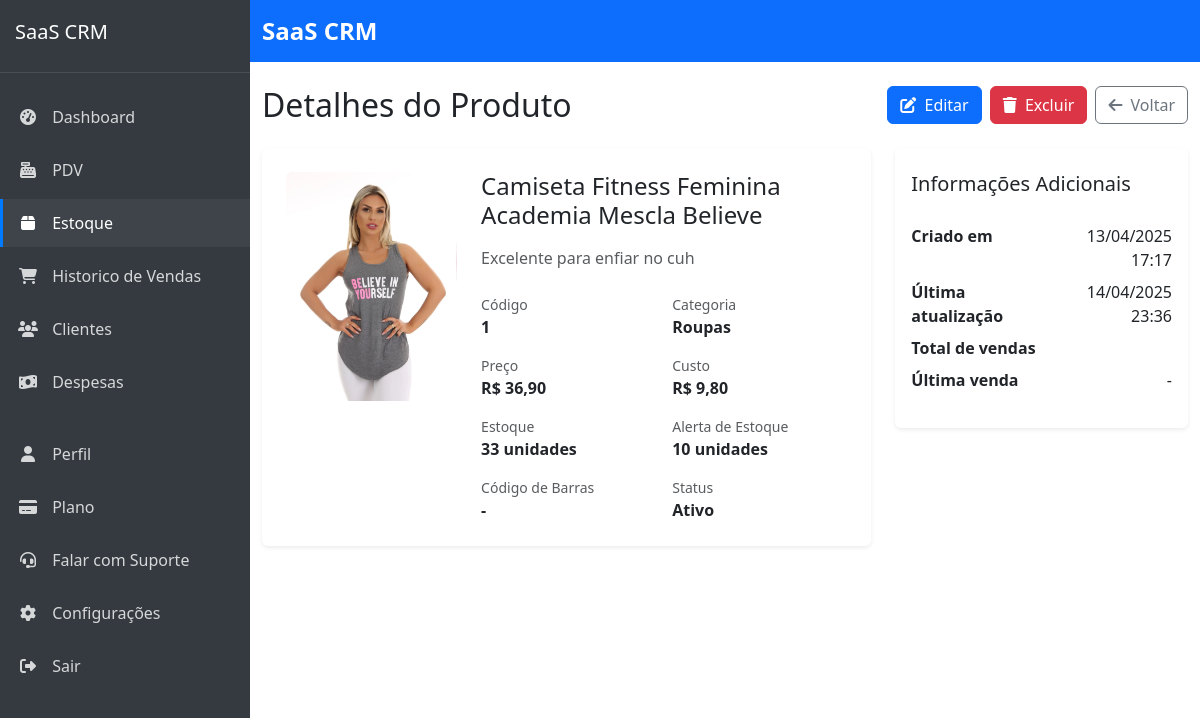
The app's page /produtos/2/ (signed in), older data.
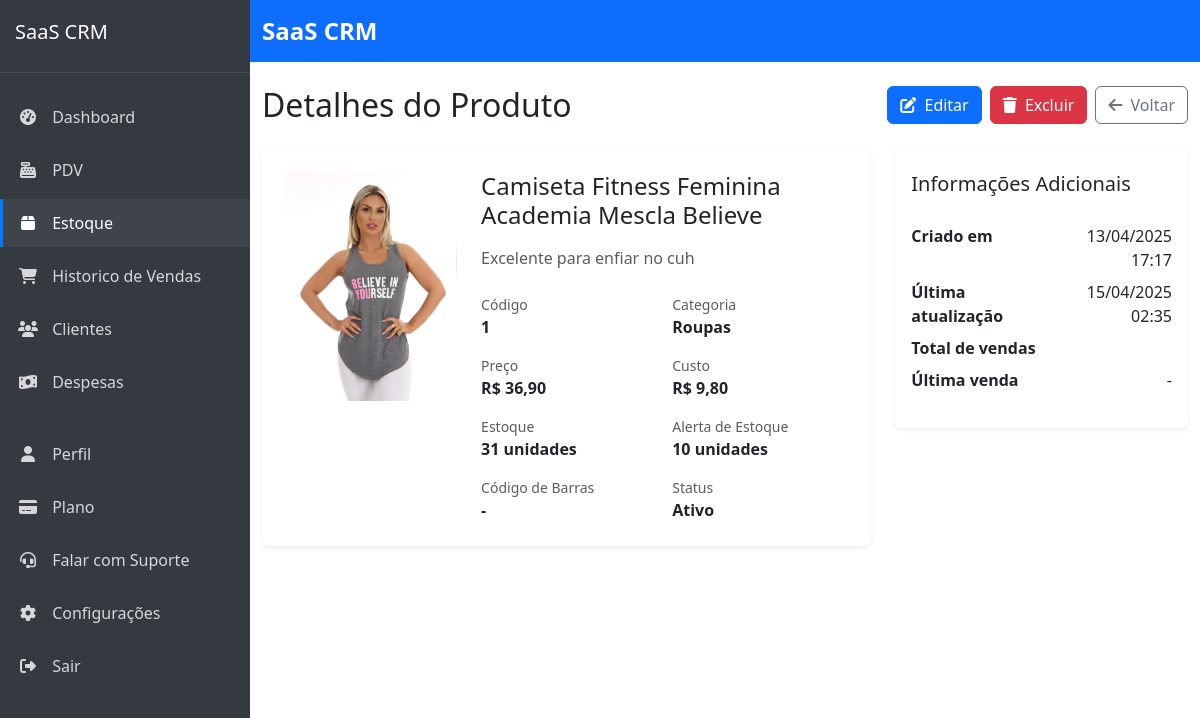
The same page, newer data.
### products/models.py (models this page shows, shortened)
class Product(models.Model):
    company = models.ForeignKey(Company, on_delete=models.CASCADE, verbose_name='Empresa', related_name='products')
    name = models.CharField('Nome', max_length=100)
    code = models.CharField('Código', max_length=50, unique=True, blank=True, null=True)
    description = models.TextField('Descrição', blank=True, null=True)
    category = models.ForeignKey(Category, on_delete=models.CASCADE, verbose_name='Categoria', related_name='products')
    price = models.DecimalField('Preço', max_digits=10, decimal_places=2)
    cost = models.DecimalField('Custo', max_digits=10, decimal_places=2)
    stock_quantity = models.PositiveIntegerField('Quantidade em estoque', default=0)
    stock_alert_level = models.PositiveIntegerField('Nível de alerta de estoque', default=10)
    barcode = models.CharField('Código de barras', max_length=100, blank=True, null=True)
    image = models.ImageField('Imagem', upload_to='products/', blank=True, null=True)
    is_active = models.BooleanField('Ativo', default=True)
    has_variations = models.BooleanField('Possui variações', default=False)
    created_at = models.DateTimeField('Criado em', auto_now_add=True)
    updated_at = models.DateTimeField('Atualizado em', auto_now=True)
    class Meta:
        verbose_name = 'Produto'
        verbose_name_plural = 'Produtos'
        ordering = ['name']
        unique_together = [['company', 'code'], ['company', 'barcode']]  # Prevent duplicate codes/barcodes within same company

class Category(models.Model):
    company = models.ForeignKey(Company, on_delete=models.CASCADE, verbose_name='Empresa', related_name='categories')
    name = models.CharField('Nome', max_length=100)
    description = models.TextField('Descrição', blank=True, null=True)
    created_at = models.DateTimeField('Criado em', auto_now_add=True)
    updated_at = models.DateTimeField('Atualizado em', auto_now=True)
    class Meta:
        verbose_name = 'Categoria'
        verbose_name_plural = 'Categorias'
        ordering = ['name']
        unique_together = ['company', 'name']  # Prevent duplicate category names within same company

### products/views.py (the view)
# urls.py: path('<int:pk>/', views.product_detail, name='product_detail'),
@login_required
def product_detail(request, pk):
    product = get_object_or_404(Product, pk=pk, company=request.user.company)
    if product.cost and product.cost > 0:
        margin = ((product.price - product.cost) / product.cost) * 100
    else:
        margin = 0
    context = {
        'product': product,
        'margin': round(margin, 2)
    }
    return render(request, 'products/product_detail.html', context)

### saas_crm/urls.py (called while the page is built)
    def __call__(self, request):
        if request.user.is_authenticated and request.user.is_superuser and 'impersonate_user_id' in request.session:
            user_id = request.session['impersonate_user_id']
            try:
                request.real_user = request.user
                request.user = User.objects.get(pk=user_id)
                request.is_impersonating = True
            except User.DoesNotExist:
                del request.session['impersonate_user_id']
        response = self.get_response(request)
        return response

### templates/products/product_detail.html (shortened to what the changed rows need)
{% extends 'core/base.html' %}
{% block content %}
<div class="d-flex justify-content-between align-items-center mb-4">
    <h1 class="h2 mb-0">Detalhes do Produto</h1>
</div>
<div class="row">
    <div class="col-lg-8">
        <div class="card border-0 shadow-sm">
            <div class="card-body p-4">
                <div class="row">
                    <div class="col-md-4">
                        {% if product.image %}
                        <img src="{{ product.image.url }}" alt="{{ product.name }}" class="img-fluid rounded">
                        {% else %}
                        <div class="bg-light rounded p-4 text-center">
                            <i class="fas fa-image fa-3x text-muted"></i>
                        </div>
                        {% endif %}
                    </div>
                    <div class="col-md-8">
                        <h2 class="h4 mb-3">{{ product.name }}</h2>
                        <p class="text-muted mb-4">{{ product.description|default:"Sem descrição" }}</p>
                        <div class="row g-3">
                            <div class="col-6">
                                <small class="text-muted d-block">Código</small>
                                <strong>{{ product.code|default:"-" }}</strong>
                            </div>
                            <div class="col-6">
                                <small class="text-muted d-block">Categoria</small>
                                <strong>{{ product.category.name }}</strong>
                            </div>
                            <div class="col-6">
                                <small class="text-muted d-block">Preço</small>
                                <strong>R$ {{ product.price }}</strong>
                            </div>
                            <div class="col-6">
                                <small class="text-muted d-block">Custo</small>
                                <strong>R$ {{ product.cost }}</strong>
                            </div>
                            <div class="col-6">
                                <small class="text-muted d-block">Estoque</small>
                                <strong>{{ product.stock_quantity }} unidades</strong>
                            </div>
                            <div class="col-6">
                                <small class="text-muted d-block">Alerta de Estoque</small>
                                <strong>{{ product.stock_alert_level }} unidades</strong>
                            </div>
                            <div class="col-6">
                                <small class="text-muted d-block">Código de Barras</small>
                                <strong>{{ product.barcode|default:"-" }}</strong>
                            </div>
                            <div class="col-6">
                                <small class="text-muted d-block">Status</small>
                                <strong>{{ product.is_active|yesno:"Ativo,Inativo" }}</strong>
                            </div>
                        </div>
                    </div>
                </div>
            </div>
        </div>
    </div>
    <div class="col-lg-4">
        <div class="card border-0 shadow-sm mb-4">
            <div class="card-body">
                <table class="table table-sm">
                    <tr>
                        <td class="border-0 ps-0"><strong>Criado em</strong></td>
                        <td class="border-0 text-end pe-0">{{ product.created_at|date:"d/m/Y H:i" }}</td>
                    </tr>
                    <tr>
                        <td class="border-0 ps-0"><strong>Última atualização</strong></td>
                        <td class="border-0 text-end pe-0">{{ product.updated_at|date:"d/m/Y H:i" }}</td>
                    </tr>
                </table>
            </div>
        </div>
    </div>
</div>
{% endblock %}

Row changes from the older to the newer data that the page shows:
changed Product "Camiseta Fitness Feminina Academia Mescla Believe": stock_quantity "33" → "31"; updated_at "14/04/2025 23:36" → "15/04/2025 02:35"
